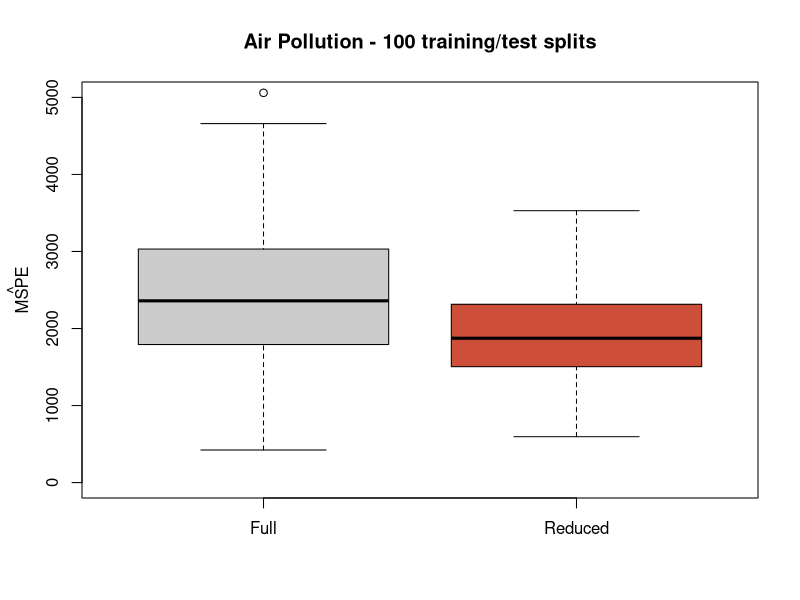
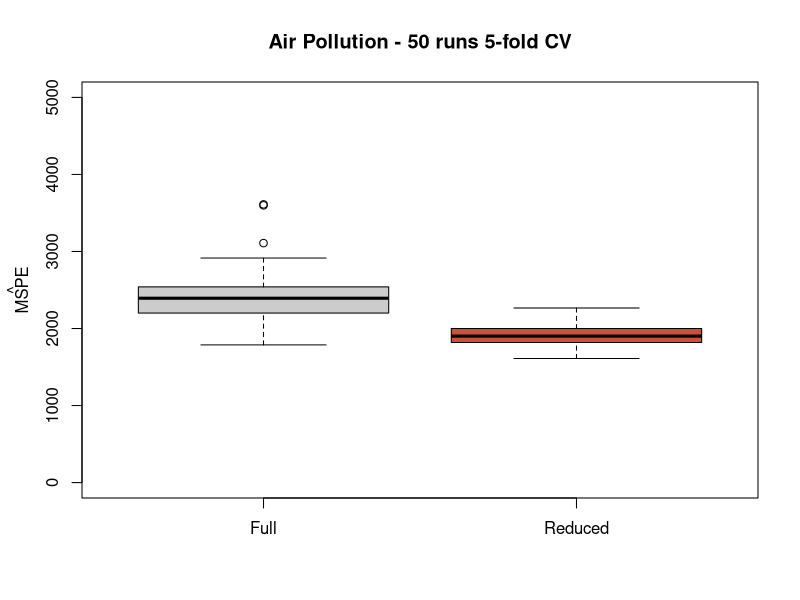

The R source for these figures, in order:
## ---- chunk 1
x.tr <- read.table("data/pollution-train.dat", header = TRUE, sep = ",")
full <- lm(MORT ~ ., data = x.tr)
reduced <- lm(MORT ~ POOR + HC + NOX + HOUS + NONW, data = x.tr)
## ---- chunk 2
x.te <- read.table("data/pollution-test.dat", header = TRUE, sep = ",")
pr.full <- predict(full, newdata = x.te)
pr.reduced <- predict(reduced, newdata = x.te)
## ---- chunk 3
with(x.te, mean((MORT - pr.full)^2))
with(x.te, mean((MORT - pr.reduced)^2))
## ---- chunk 4
x <- read.csv("data/rutgers-lib-30861_CSV-1.csv")
set.seed(123)
Nsplits <- 100
mspe.full <- mspe.red <- vector("numeric", Nsplits)
for (j in 1:Nsplits) {
  g <- sample(rep(1:4, each = 15))
  a.tr <- x[g != 2, ]
  a.te <- x[g == 2, ]
  full <- lm(MORT ~ ., data = a.tr)
  reduced <- lm(MORT ~ POOR + HC + NOX + HOUS + NONW, data = a.tr)
  a.te$pr.full <- predict(full, newdata = a.te)
  a.te$pr.reduced <- predict(reduced, newdata = a.te)
  mspe.full[j] <- with(a.te, mean((MORT - pr.full)^2))
  mspe.red[j] <- with(a.te, mean((MORT - pr.reduced)^2))
}
boxplot(mspe.full, mspe.red,
  names = c("Full", "Reduced"),
  col = c("gray80", "tomato3"),
  main = "Air Pollution - 100 training/test splits", ylim = c(0, 5000)
)
mtext(expression(hat(MSPE)), side = 2, line = 2.5)
## ---- chunk 5
x <- read.csv("data/rutgers-lib-30861_CSV-1.csv")
n <- nrow(x)
pr.full <- pr.reduced <- rep(0, n)
for (i in 1:n) {
  full <- lm(MORT ~ ., data = x[-i, ])
  reduced <- lm(MORT ~ POOR + HC + NOX + HOUS + NONW, data = x[-i, ])
  pr.full[i] <- predict(full, newdata = x[i, ])
  pr.reduced[i] <- predict(reduced, newdata = x[i, ])
}
## ---- chunk 6
mean((x$MORT - pr.full)^2)
mean((x$MORT - pr.reduced)^2)
## ---- chunk 7
n <- nrow(x)
k <- 5
pr.full <- pr.reduced <- rep(0, n)
# Create labels for the "folds"
inds <- (1:n) %% k + 1
# shuffle the rows of x, this is bad coding!
set.seed(123)
xs <- x[sample(n, replace = FALSE), ]
# loop through the folds
for (j in 1:k) {
  x.tr <- xs[inds != j, ]
  x.te <- xs[inds == j, ]
  full <- lm(MORT ~ ., data = x.tr)
  reduced <- lm(MORT ~ POOR + HC + NOX + HOUS + NONW, data = x.tr)
  pr.full[inds == j] <- predict(full, newdata = x.te)
  pr.reduced[inds == j] <- predict(reduced, newdata = x.te)
}
## ---- chunk 8
mean((xs$MORT - pr.full)^2)
mean((xs$MORT - pr.reduced)^2)
## ---- chunk 9
m.f <- lm(MORT ~ ., data = x)
m.r <- lm(MORT ~ POOR + HC + NOX + HOUS + NONW, data = x)
## ---- chunk 10
N <- 50
mspe1 <- mspe2 <- vector("double", N)
ii <- (1:(n <- nrow(x))) %% 5 + 1
set.seed(327)
for (i in 1:N) {
  ii <- sample(ii)
  pr.f <- pr.r <- vector("double", n)
  for (j in 1:5) {
    pr.f[ii == j] <- predict(
      update(m.f, data = x[ii != j, ]),
      newdata = x[ii == j, ]
    )
    pr.r[ii == j] <- predict(
      update(m.r, data = x[ii != j, ]),
      newdata = x[ii == j, ]
    )
  }
  mspe1[i] <- with(x, mean((MORT - pr.f)^2))
  mspe2[i] <- with(x, mean((MORT - pr.r)^2))
}
boxplot(mspe1, mspe2,
  names = c("Full", "Reduced"),
  col = c("gray80", "tomato3"),
  main = "Air Pollution - 50 runs 5-fold CV", ylim = c(0, 5000)
)
mtext(expression(hat(MSPE)), side = 2, line = 2.5)
